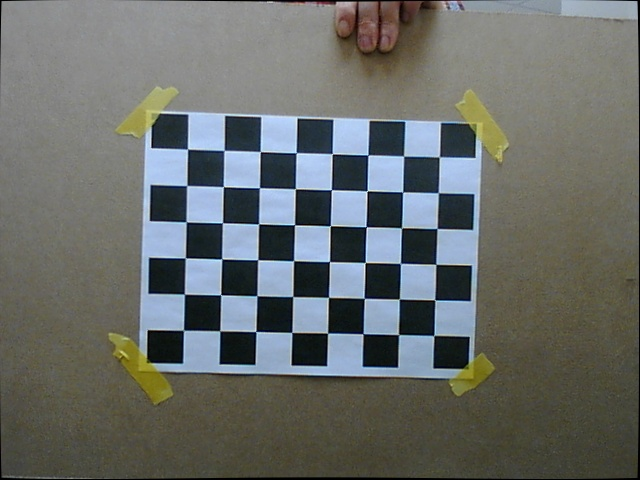
#> input picture visual/opencv_visual/ps3cam_mod/img00.jpg, 640 x 480 px, given in place of leftimg00.png, which was not available
$ python test_stereo.py   (Python 2 division)   (older library calls are emulated)
#> lines starting #> are read from the running program, lines starting #| are printed output that depends on the picture; pictures that were not available may be replaced by others from this repository, and a replacement may not be noted
import numpy as np
import cv2
import sys
import customdraw.draw as cdm

nmatches = 35

# get the image names
image1name = "leftimg00.png"
image2name = "rightimg00.png"

# read in the images
img1 = cv2.imread(image1name, 0)
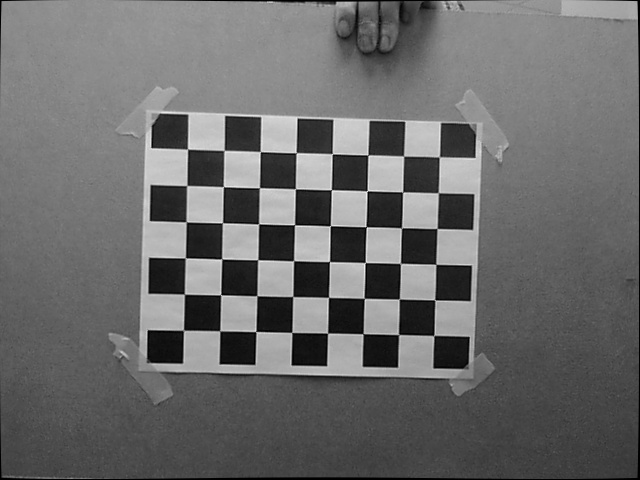
#> img1: shape (480, 640); min 0, max 245, mean 106.6
img2 = cv2.imread(image2name, 0)
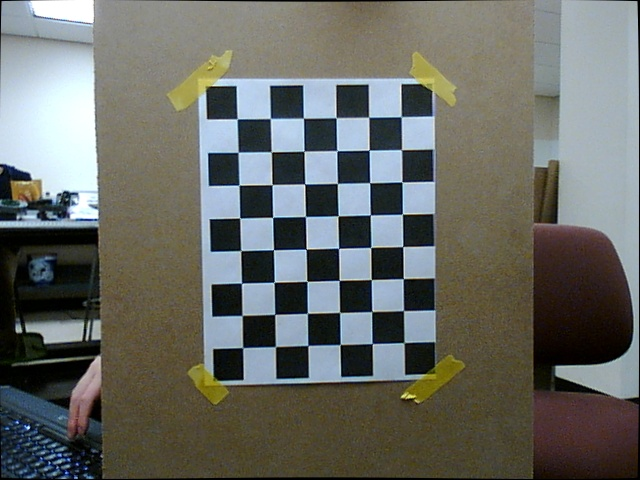
#> input picture visual/opencv_visual/ps3cam_mod/img01.jpg, 640 x 480 px, given in place of rightimg00.png, which was not available
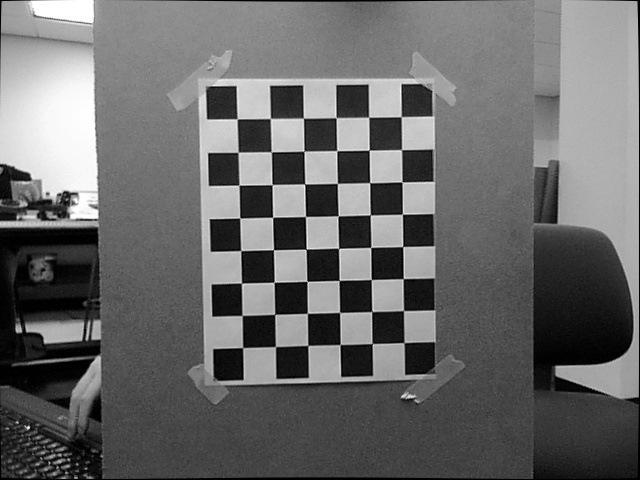
#> img2: shape (480, 640); min 0, max 255, mean 105.3

# start ORB detector
orb = cv2.ORB()

# find the keypoints with ORB
kp1 = orb.detect(img1, None)
#> kp1 = 500 keypoints; strongest (x, y, size): (368, 193, 31), (366, 265, 31), (370, 192, 31), (369, 190, 31)
kp2 = orb.detect(img2, None)
#> kp2 = 500 keypoints; strongest (x, y, size): (307, 247, 31), (305, 247, 31), (306, 186, 31), (308, 250, 31)

# compute the descriptors with ORB
kp1, des1 = orb.compute(img1, kp1)
kp2, des2 = orb.compute(img2, kp2)

# draw keypoint location
image1 = cv2.drawKeypoints(img1,kp1,color=(0,255,0), flags=0)
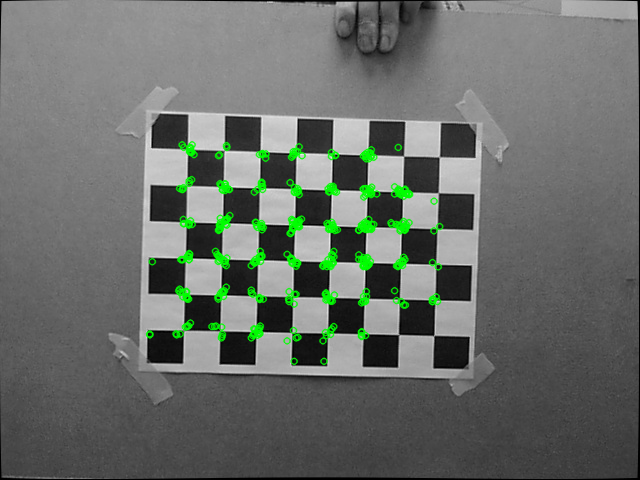
#> image1: shape (480, 640, 3); mean of channels 0, 1, 2 104.8, 109.9, 104.8; drawn as B, G, R
image2 = cv2.drawKeypoints(img2,kp2,color=(0,255,0), flags=0)
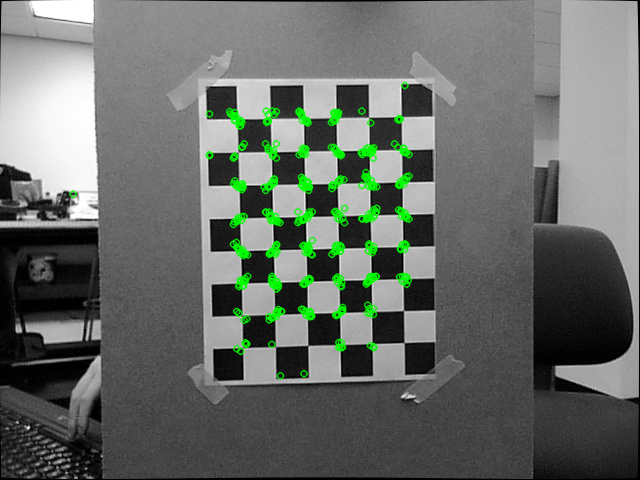
#> image2: shape (480, 640, 3); mean of channels 0, 1, 2 103.5, 108.8, 103.5; drawn as B, G, R

# now try to match the points
bf = cv2.BFMatcher() # create matcher
matches = bf.match(des1,des2)
#> matches = 500 matches
matches = sorted(matches, key=lambda x:x.distance)[:nmatches]
#> matches = 35 matches
#> (the run stopped early here; a loop or call above may not have finished)
